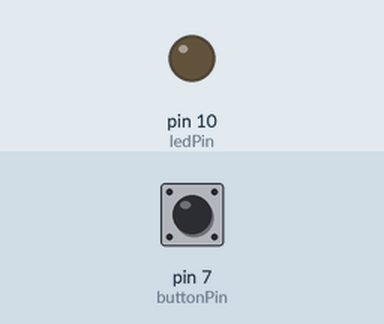
A sketch run on a simulated Arduino Uno, built with avr-gcc and run on an emulated ATmega328P. On the bench: output pins drawn as LEDs (lit = HIGH). The test bench sets the inputs (shaded band); at power-on: pin 7 (buttonPin) LOW.

Above: at 1.8 s.
1.9 s: pin 7 (buttonPin) pulled HIGH for 3.2 s
At 5.6 s:
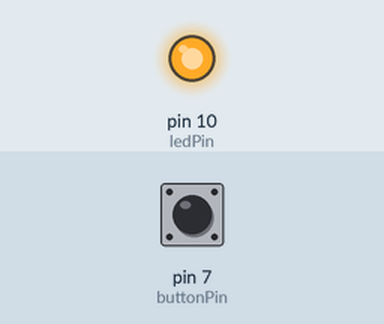
6.6 s: pin 7 (buttonPin) pulled HIGH for 0.6 s
At 8.3 s:
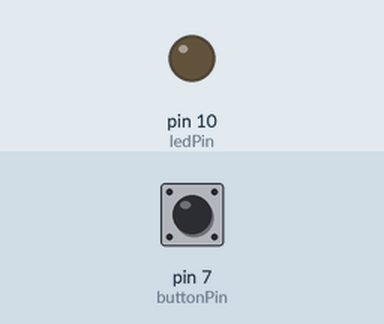
Timing chart, 0 to 9.8 s (numbered marks = the images above; inputs shaded):
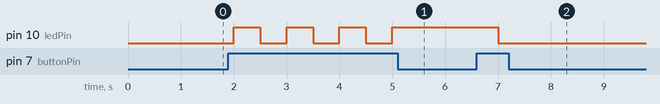

Measured:
- after the input at 1.9 s, pin 10 (ledPin): alternates HIGH for 0.50 s and LOW for 0.50 s, 7 changes in all, then stays HIGH, starting after 0.10 s
- after the input at 6.6 s, pin 10 (ledPin): HIGH → LOW after 0.40 s

The sketch:

grand_migelo1.ino
```cpp
// C++ code
//
int buttonPin = 7;
int ledPin = 10;
bool estadoLed = false;

void setup()
{
  pinMode(ledPin, OUTPUT);
  pinMode(buttonPin, INPUT);
}

void loop()
{
  if (digitalRead(buttonPin) == HIGH)
    estadoLed = !estadoLed;
  digitalWrite(ledPin, estadoLed);
  delay(500);
  }
```
